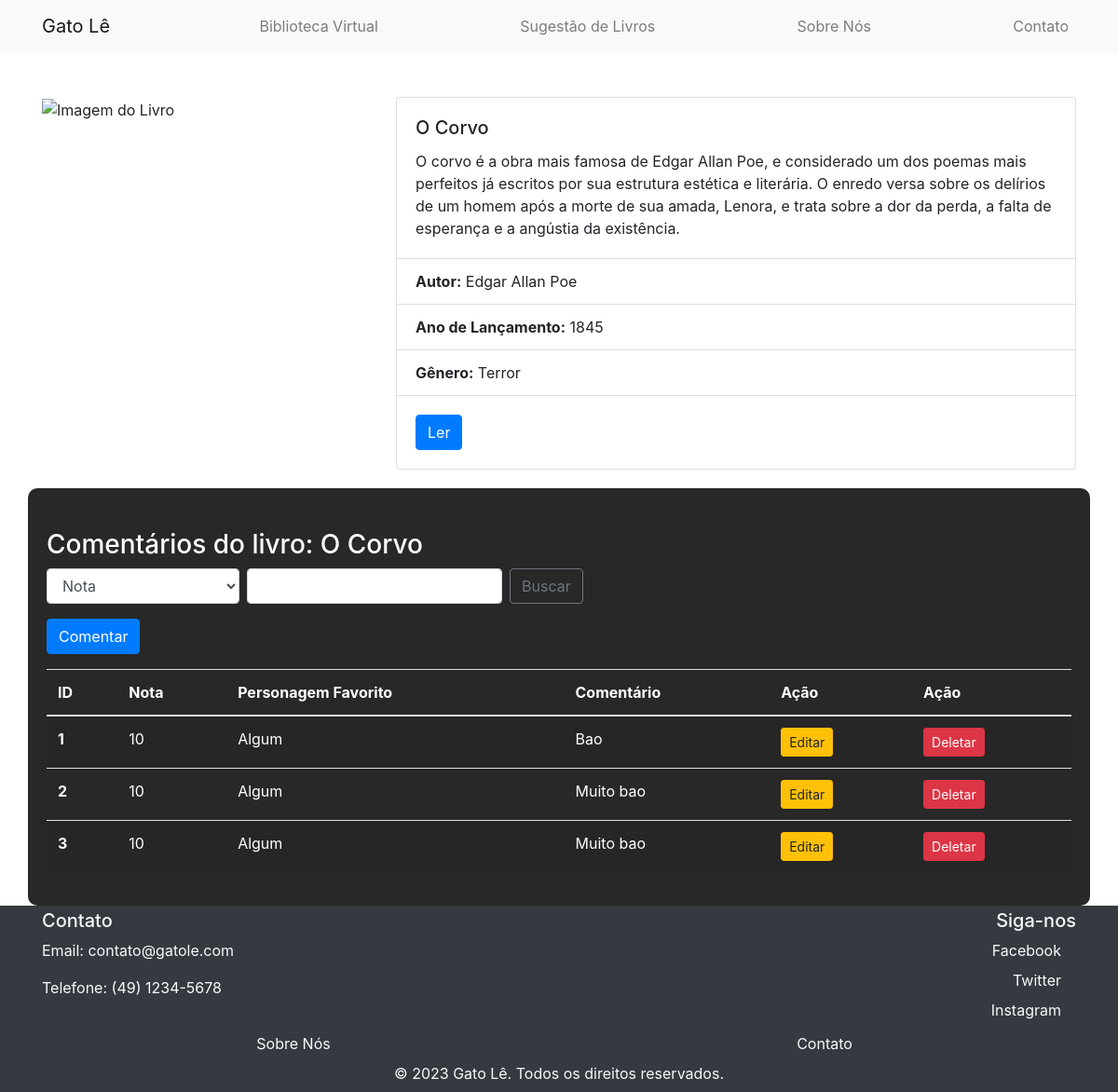
Screenshot of /paginas/2ocorvoLIST.php with the database file from the repository.
### tables this page shows
CREATE TABLE `comentariocorvo` (
  `id` int(11) NOT NULL,
  `nota` int(11) DEFAULT NULL,
  `personagem` varchar(255) DEFAULT NULL,
  `coment` text DEFAULT NULL
);

### model/db.class.php (called while the page is built, shortened)
<?php
class DB{
    public function conn(){
        $host = "localhost";
        $dbname = "bancodoprofe";
        $user = "root";
        $password = "";
        try {
            $conn = new PDO(
                "mysql:host=$host;dbname=$dbname",
                $user,
                $password,
                [
                    PDO::ATTR_ERRMODE,
                    PDO::ERRMODE_EXCEPTION,
                    PDO::MYSQL_ATTR_INIT_COMMAND => "SET NAMES utf8"
                ]
            );
            return $conn;
        } catch (PDOException $e) {
            echo "Connection failed: " . $e->getMessage();
        }
    }
    public function select($nome_tabela){
        $conn = $this->conn();
        $sql = "SELECT * FROM $nome_tabela";
        $st = $conn->prepare($sql);
        $st->execute();
        return $st->fetchAll(PDO::FETCH_CLASS);
    }
}
?>

### paginas/2ocorvoLIST.php (the view, shortened to what this page needs)
<?php
    include '../model/db.class.php';
    include '../bases/header.php';
    include '../bases/nav.php';
    $db = new DB();
    $db->conn();
    if(!empty($_POST)){
        $dados =  $db->search("comentariocorvo", $_POST);
    } else {
        $dados = $db->select("comentariocorvo");
    }
?>
<body>
    <div class="container mt-5">
        <div class="row">
            <div class="col-md-4">
                <img src="https://a-static.mlcdn.com.br/450x450/o-corvo/livrariaitalivros/9788567191133/2bc3e3eb84f252b1ce1cc8d9000432ad.jpg" class="img-fluid" alt="Imagem do Livro">
            </div>
            <div class="col-md-8">
                <div class="card">
                    <div class="card-body">
                        <h5 class="card-title">O Corvo</h5>
                        <p class="card-text">O corvo é a obra mais famosa de Edgar Allan Poe, e considerado um dos poemas mais perfeitos já escritos por sua estrutura estética e literária. O enredo versa sobre os delírios de um homem após a morte de sua amada, Lenora, e trata sobre a dor da perda, a falta de esperança e a angústia da existência.</p>
                    </div>
                    <ul class="list-group list-group-flush">
                        <li class="list-group-item"><strong>Autor:</strong> Edgar Allan Poe</li>
                        <li class="list-group-item"><strong>Ano de Lançamento:</strong> 1845</li>
                        <li class="list-group-item"><strong>Gênero:</strong> Terror</li>
                    </ul>
                    <div class="card-body">
                        <a href="https://www.esquerda.net/media/o_corvo_poe_pessoa.pdf" class="btn btn-primary" target="_blank">Ler</a>
                    </div>
                </div>
            </div>
        </div>
    </div>
    <div class="container sobre mx-auto">
    <h3 class="mt-4">Comentários do livro: O Corvo</h3>
    <form action="2ocorvoLIST.php" method="post" class="form-inline my-2 my-lg-0">
        <select name="tipo" class="form-control mr-sm-2">
            <option value="nota">Nota</option>
        </select>
        <input type="text" name="valor" class="form-control mr-sm-2">
        <button class="btn btn-outline-secondary my-2 my-sm-0" type="submit">Buscar</button>
    </form>
    <a href="2ocorvoFORM.php" class="btn btn-primary mt-3">Comentar</a>
    <table class="table table-striped mt-3">
        <thead>
            <tr>
                <th scope="col">ID</th>
                <th scope="col">Nota</th>
                <th scope="col">Personagem Favorito</th>
                <th scope="col">Comentário</th>
                <th scope="col">Ação</th>
                <th scope="col">Ação</th>
            </tr>
        </thead>
        <tbody>
            <?php
            foreach($dados as $item){
                echo "<tr>";
                echo "<th scope='row'>$item->id</th>";
                echo "<td>$item->nota</td>";
                echo "<td>$item->personagem</td>";
                echo "<td>$item->coment</td>";
                echo "<td><a href='2ocorvoFORM.php?id=$item->id' class='btn btn-warning btn-sm'>Editar</a></td>";
                echo "<td><a onclick='return confirm(\"Deseja Excluir?\")' href='2ocorvoLIST.php?id=$item->id' class='btn btn-danger btn-sm'>Deletar</a></td>";
                echo "</tr>";
            }
            ?>
        </tbody>
    </table>
</div>
    <?php include "../bases/footer.php" ?>
</body>
</html>

### css/css.css (style rules this page uses)
body { background: url('https://images.pixexid.com/a-4k-ultra-hd-wallpaper-of-a-cat-dressed-in-a-librarians-outfit-surrounded-by-zlvdb8uk.jpeg') no-repeat center center fixed; background-size: cover; margin-bottom: 200px; }
.sobre { background: rgba(0, 0, 0, 0.842); padding: 20px; margin-top: 50px; border-radius: 10px; margin-bottom: 200px; color: white; text-align: justify; }
.sobre { margin: 20px; }

### rows the page displays
comentariocorvo: id "1", nota "10", personagem "Algum", coment "Bao"
comentariocorvo: id "2", nota "10", personagem "Algum", coment "Muito bao"
comentariocorvo: id "3", nota "10", personagem "Algum", coment "Muito bao"
